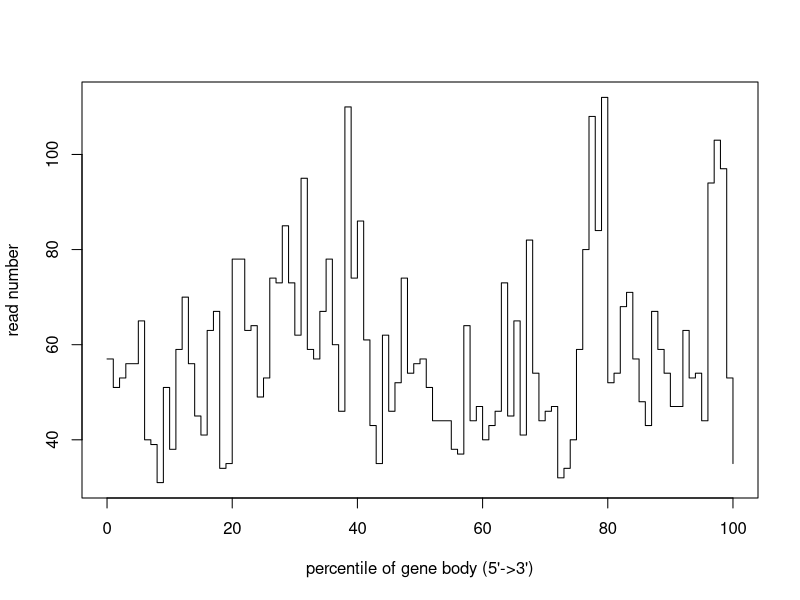

Recreate this plot in R.
pdf('/Users/olgabotvinnik/workspace/rna-seq-diff-exprn/test-results/rseqc/PrEC_2/rseqc.geneBodyCoverage.pdf')
x=0:100
y=c(57,51,53,56,56,65,40,39,31,51,38,59,70,56,45,41,63,67,34,35,78,78,63,64,49,53,74,73,85,73,62,95,59,57,67,78,60,46,110,74,86,61,43,35,62,46,52,74,54,56,57,51,44,44,44,38,37,64,44,47,40,43,46,73,45,65,41,82,54,44,46,47,32,34,40,59,80,108,84,112,52,54,68,71,57,48,43,67,59,54,47,47,63,53,54,44,94,103,97,53,35)
plot(x,y,xlab="percentile of gene body (5'->3')",ylab='read number',type='s')
dev.off()
